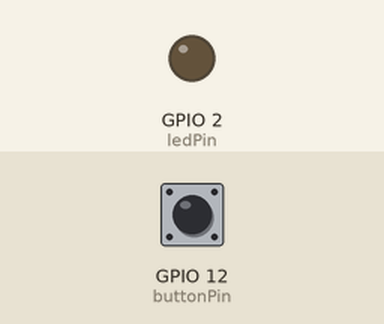
A sketch run on a simulated ESP8266 (NodeMCU). Shown: output pins drawn as LEDs (lit = HIGH). The test bench sets the inputs (shaded band); at power-on: GPIO 12 (buttonPin) LOW. WiFi joins after 1.5 s; servers stay silent unless stated.

Above: at 3.0 s.
3.1 s: GPIO 12 (buttonPin) pulled HIGH for 0.15 s
At 3.17 s:
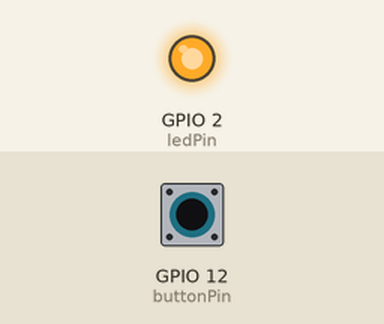
4.7 s: GPIO 12 (buttonPin) pulled HIGH for 3.2 s
At 8.4 s:
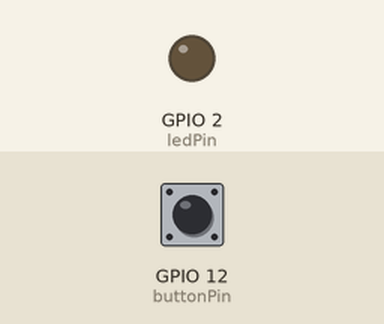
Timing chart, 0 to 9.9 s (numbered marks = the images above; inputs shaded):
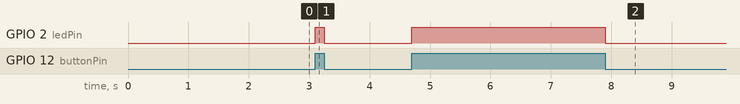

The sketch:

esp8266_code.ino
```cpp
/*login on Sign up a new account in Blynk using your email id.
  Click on Create New Project,choosed device esp8266 and click create.
  The auth token for this project will be delivered to your email.Replace the auth token in program with your auth token.
  create a button,edit and change its PIN to (Digital) D6.
  */


#include <Blynk.h>
#define BLYNK_PRINT Serial
#include <ESP8266WiFi.h>
#include <BlynkSimpleEsp8266.h>


char auth[] = "a624256ad4ab4d548ff5f210f3d6fe6a"; //Auth Token for WiM automation project provided by Blynk

// Your WiFi credentials.
// Set password to "" for open networks.
char ssid[] = "adiljio"; //Replace with ssid(wifi name) of your home wifi hotspot
char pass[] = "8281537265"; //Replace with wpa2 password of your home wifi hotspot
int ledPin = 2;
int buttonPin = 12;
int buttonState = 0;

void setup()
{
  // Debug console
  Serial.begin(115200);

  Blynk.begin(auth, ssid, pass);
  // You can also specify server:
  //Blynk.begin(auth, ssid, pass, "blynk-cloud.com", 8442);
  //Blynk.begin(auth, ssid, pass, IPAddress(192,168,1,100), 8442);

  pinMode(ledPin, OUTPUT);
  // initialize the pushbutton pin as an input:
  pinMode(buttonPin, INPUT);

}

void loop()
{
   Blynk.run();
   buttonState = digitalRead(buttonPin);

  if (buttonState == HIGH) {
    // turn LED on:
    digitalWrite(ledPin, HIGH);
  } else {
    // turn LED off:
    digitalWrite(ledPin, LOW);
  }

}
```

Measured:
- after the input at 3.1 s, GPIO 2 (ledPin): LOW → HIGH at once, → LOW 0.15 s later
- after the input at 4.7 s, GPIO 2 (ledPin): LOW → HIGH at once, → LOW 3.2 s later
